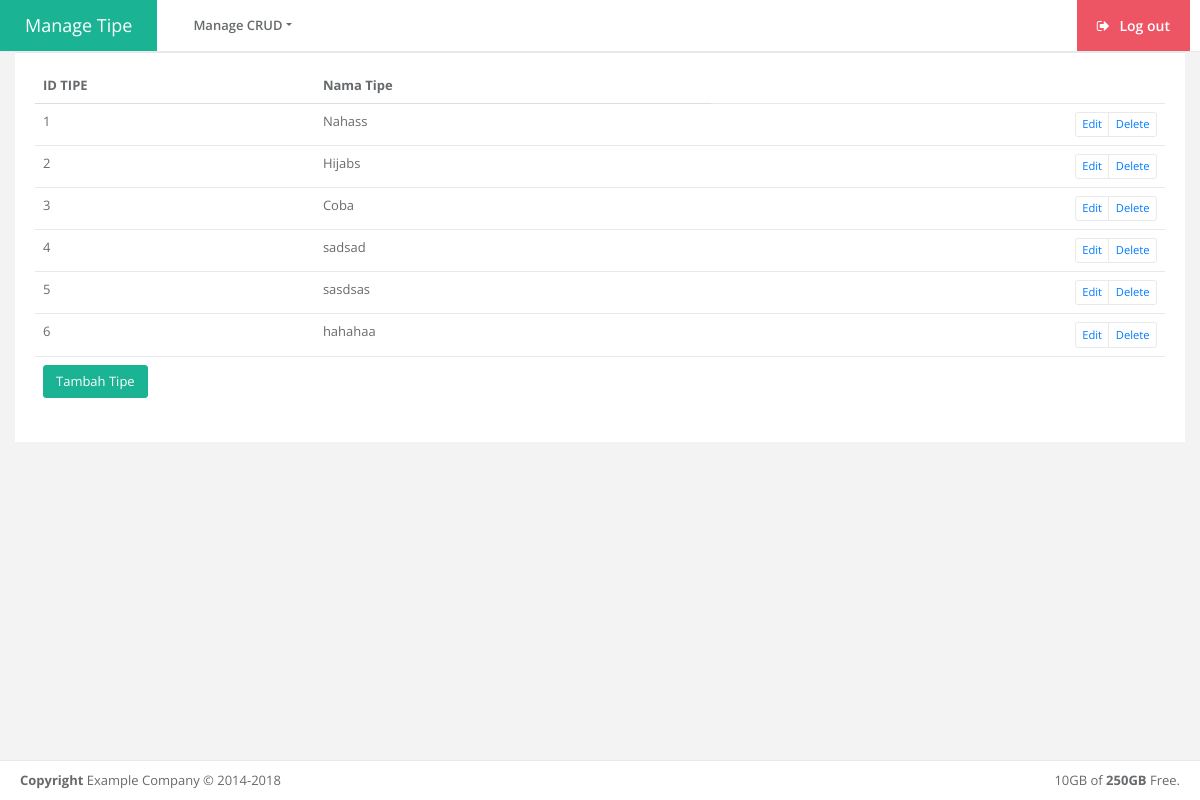
The page /views/input_tipe_view.php on the database its author committed.
### tables this page shows
CREATE TABLE IF NOT EXISTS `tipe` (
  `id_tipe` int(11) NOT NULL AUTO_INCREMENT,
  `nama_tipe` varchar(50) DEFAULT NULL,
  PRIMARY KEY (`id_tipe`) USING BTREE
);

### views/input_tipe_view.php (the view, shortened to what this page needs)
<!DOCTYPE html>
<html>
<head>
    <link href="../css/bootstrap.min.css" rel="stylesheet">
    <link href="../font-awesome/css/font-awesome.css" rel="stylesheet">
    <link href="../css/animate.css" rel="stylesheet">
    <link href="../css/style.css" rel="stylesheet">
</head>
<body class="top-navigation">
    <div id="wrapper">
        <div id="page-wrapper" class="gray-bg">
            <div class="row border-bottom white-bg">
                <nav class="navbar navbar-expand-lg navbar-static-top" role="navigation">
                    <a href="#" class="navbar-brand">Manage Tipe</a>
                    <div class="navbar-collapse collapse" id="navbar">
                        <ul class="nav navbar-nav mr-auto">
                            <li class="dropdown">
                                <a aria-expanded="false" role="button" href="#" class="dropdown-toggle" data-toggle="dropdown"> Manage CRUD</a>
                            </li>
                        </ul>
                        <ul class="nav navbar-top-links navbar-right">
                            <li>
                                <a href="../action/login_controller.php?op=out" class="bg-danger text-white">
                                    <i class="fa fa-sign-out"></i> Log out
                                </a>
                            </li>
                        </ul>
                    </div>
                </nav>
            </div>
            <div class="row">
                <div class="col-lg-12">
                    <div class="ibox">
                        <div class="ibox-content">
                            <table class="footable table table-stripped toggle-arrow-tiny" data-page-size="15">
                                <thead>
                                    <tr>
                                        <th data-toggle="true">ID TIPE</th>
                                        <th data-hide="phone">Nama Tipe</th>
                                    </tr>
                                </thead>
                                <tbody>
                                    <?php
                                    include '../config/koneksi.php';
                                    $query = "select * from tipe";
                                    $output = $koneksi->query($query);
                                    while ($data = $output->fetch_array()) {
                                    ?>
                                        <tr>
                                            <td>
                                                <?php echo $data['id_tipe'] ?>
                                            </td>
                                            <td>
                                                <?php echo $data['nama_tipe'] ?>
                                            </td>
                                            <td class="text-right">
                                                <div class="btn-group">
                                                    <button class="btn-white btn btn-xs"><a href="edit_tipe_view.php?id=<?php echo $data['id_tipe'] ?>">Edit</a></button>
                                                    <button class="btn-white btn btn-xs"><a href="../action/action_hapus_tipe.php?id=<?php echo $data['id_tipe'] ?>">Delete</a></button>
                                                </div>
                                            </td>
                                        </tr>
                                    <?php } ?>
                                </tbody>
                                <tfoot>
                                    <tr>
                                        <td colspan="6">
                                            <button type="button" class="btn btn-primary" data-toggle="modal" data-target="#exampleModal">
                                                Tambah Tipe
                                            </button>
                                        </td>
                                    </tr>
                                </tfoot>
                            </table>
                        </div>
                    </div>
                </div>
            </div>
            <div class="footer">
                <div class="float-right">
                    10GB of <strong>250GB</strong> Free.
                </div>
                <div>
                    <strong>Copyright</strong> Example Company &copy; 2014-2018
                </div>
            </div>
        </div>
    </div>
</body>
</html>

### rows shown on the page
tipe: id_tipe "1", nama_tipe "Nahass"
tipe: id_tipe "2", nama_tipe "Hijabs"
tipe: id_tipe "3", nama_tipe "Coba"
tipe: id_tipe "4", nama_tipe "sadsad"
tipe: id_tipe "5", nama_tipe "sasdsas"
tipe: id_tipe "6", nama_tipe "hahahaa"
